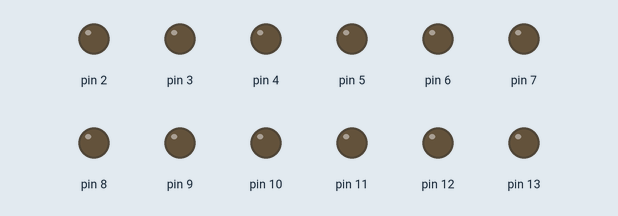
A sketch run on a simulated Arduino Uno, built with avr-gcc and run on an emulated ATmega328P. Parts: output pins drawn as LEDs (lit = HIGH).

Above: at 0.1 s.
At 6.1 s:
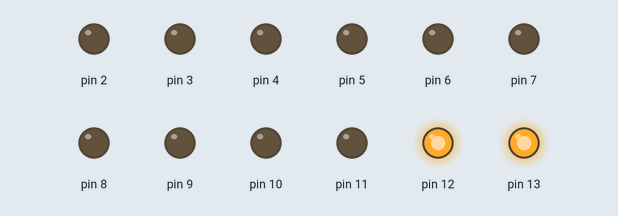
At 11.1 s:
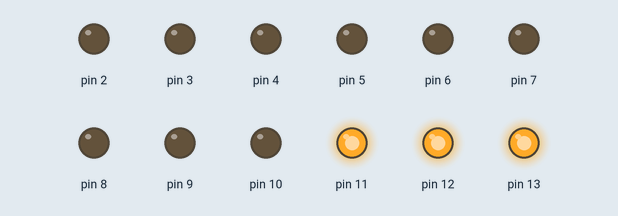
At 16.1 s:
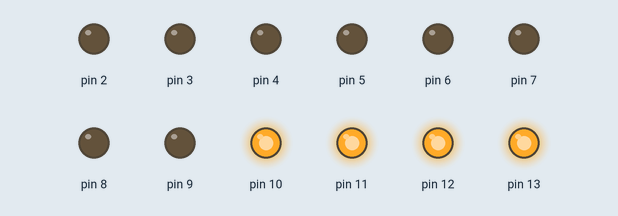
At 26.1 s:
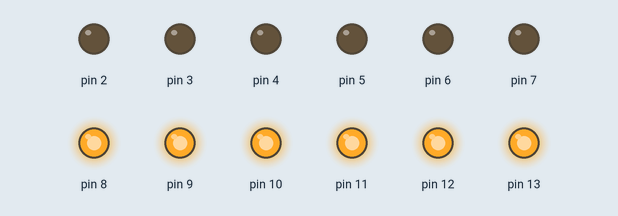
At 36.1 s:
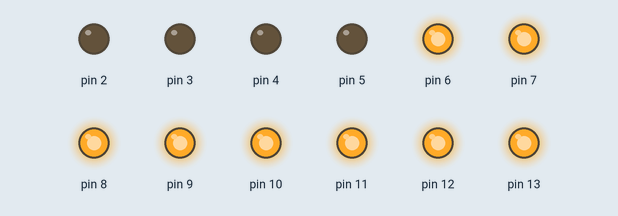
Timing chart, 0 to 37.6 s (numbered marks = the images above):
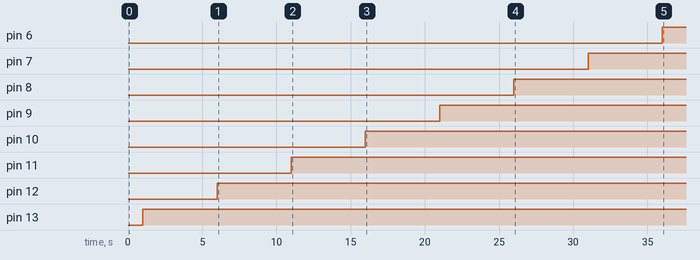

The sketch:

TEST_RGB_LED.ino
```cpp
void setup() {
  // initialize digital pin 13 as an output.
  pinMode(13, OUTPUT);  //1, GREEN
  pinMode(12, OUTPUT);  //1, BLUE
  pinMode(11, OUTPUT);  //1, RED
  pinMode(10, OUTPUT);  //2, GREEN
  pinMode(9, OUTPUT);   //2, BLUE
  pinMode(8, OUTPUT);   //2, RED
  pinMode(7, OUTPUT);   //3, GREEN
  pinMode(6, OUTPUT);   //3, BLUE
  pinMode(5, OUTPUT);   //3, RED
  pinMode(4, OUTPUT);   //4, GREEN
  pinMode(3, OUTPUT);   //4, BLUE
  pinMode(2, OUTPUT);   //4, RED
}

// the loop function runs over and over again forever
void loop()
{
   digitalWrite(13, LOW);
   digitalWrite(12, LOW);
   digitalWrite(11, LOW);
   digitalWrite(10, LOW);
   digitalWrite(9, LOW);
   digitalWrite(8, LOW);
   digitalWrite(7, LOW);
   digitalWrite(6, LOW);
   digitalWrite(5, LOW);
   digitalWrite(4, LOW);
   digitalWrite(3, LOW);
   digitalWrite(2, LOW);
   delay(1000);
   digitalWrite(13, HIGH);
   delay(5000);
   digitalWrite(12, HIGH);
   delay(5000);
   digitalWrite(11, HIGH);
   delay(5000);
   digitalWrite(10, HIGH);
   delay(5000);
   digitalWrite(9, HIGH);
   delay(5000);
   digitalWrite(8, HIGH);
   delay(5000);
   digitalWrite(7, HIGH);
   delay(5000);
   digitalWrite(6, HIGH);
   delay(5000);
   digitalWrite(5, HIGH);
   delay(5000);
   digitalWrite(4, HIGH);
   delay(5000);
   digitalWrite(3, HIGH);
   delay(5000);
   digitalWrite(2, HIGH);
   delay(5000);
}
```

Measured:
- by itself, pin 6: LOW → HIGH at 36.0 s
- by itself, pin 7: LOW → HIGH at 31.0 s
- by itself, pin 8: LOW → HIGH at 26.0 s
- by itself, pin 9: LOW → HIGH at 21.0 s
- by itself, pin 10: LOW → HIGH at 16.0 s
- by itself, pin 11: LOW → HIGH at 11.0 s
- by itself, pin 12: LOW → HIGH at 6.0 s
- by itself, pin 13: LOW → HIGH at 1.0 s
